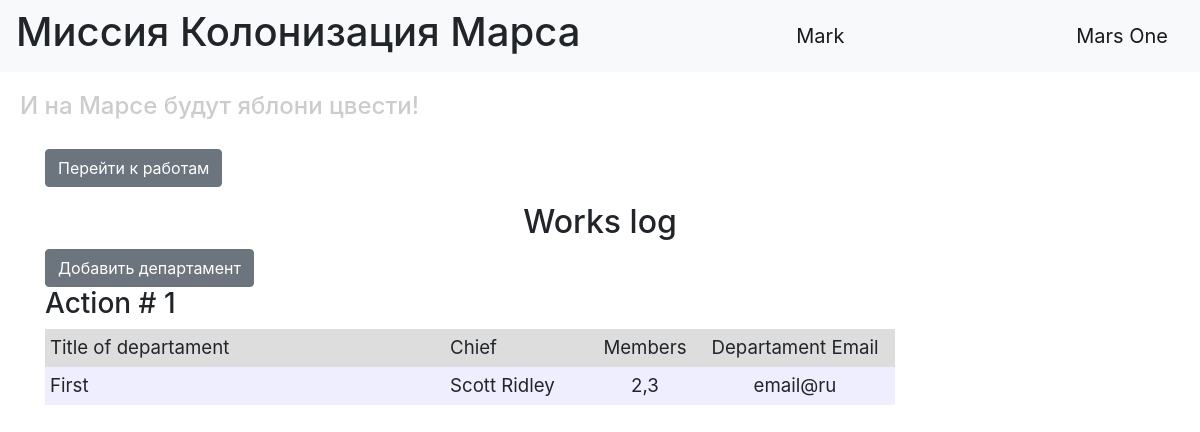
Screenshot of /departaments (signed in) with the database file from the repository.
### backend/data/users.py (models this page shows, shortened)
class User(SqlAlchemyBase, UserMixin):
    __tablename__ = "users"
    id = sqlalchemy.Column(sqlalchemy.Integer, primary_key=True, autoincrement=True)
    surname = sqlalchemy.Column(sqlalchemy.String, nullable=True)
    name = sqlalchemy.Column(sqlalchemy.String, nullable=True)
    age = sqlalchemy.Column(sqlalchemy.Integer, nullable=True)
    position = sqlalchemy.Column(sqlalchemy.String, nullable=True)
    speciality = sqlalchemy.Column(sqlalchemy.String, nullable=True)
    address = sqlalchemy.Column(sqlalchemy.String, nullable=True)
    email = sqlalchemy.Column(sqlalchemy.String, index=True, unique=True, nullable=True)
    hashed_password = sqlalchemy.Column(sqlalchemy.String, nullable=True)
    modified_date = sqlalchemy.Column(
        sqlalchemy.DateTime, default=datetime.datetime.now
    )
    jobs = relationship("Jobs", back_populates="user")
    departaments = relationship("Departament", back_populates="user")

### backend/data/departaments.py (models this page shows)
class Departament(SqlAlchemyBase):
    __tablename__ = "department"
    id = sqlalchemy.Column(sqlalchemy.Integer, primary_key=True, autoincrement=True)
    title = sqlalchemy.Column(sqlalchemy.String, nullable=True)
    chief = sqlalchemy.Column(sqlalchemy.Integer, sqlalchemy.ForeignKey("users.id"))
    members = sqlalchemy.Column(sqlalchemy.String, nullable=True)
    email = sqlalchemy.Column(sqlalchemy.String, nullable=True)
    user = orm.relationship("User")

### main.py (the view)
@app.route("/departaments")
def show_departaments():
    session = db_session.create_session()
    departaments = session.query(Departament).all()
    users = session.query(User).all()
    names = {name.id: (name.surname, name.name) for name in users}
    return render_template(
        "departaments.html",
        departaments=departaments,
        names=names,
        title="Список департаментов",
    )

### backend/data/db_session.py (called while the page is built)
def create_session() -> Session:
    global __factory
    return __factory()

### main.py (called while the page is built)
@login_manager.user_loader
def load_user(user_id):
    db_sess = db_session.create_session()
    return db_sess.get(User, user_id)

### templates/departaments.html (shortened to what this page needs)
{% extends "base.html" %}
{% block content %}
<p>
    <a href="/" class="btn btn-secondary">
        Перейти к работам
    </a>
</p>
<h2 align="center">Works log</h2>
{% if current_user.is_authenticated %}
    <a href="/add_departament" class="btn btn-secondary">Добавить департамент</a>
{% endif %}
{% for departament in departaments %}
<h3>Action # {{ departament.id }}</h3>
<div class="table_container">
    <table class="my_table">
        <tr class="my_row">
            <td class="title" width="400px" bgcolor="#dddddd">Title of departament</td>
            <td class="title" width="150px" bgcolor="#dddddd">Chief</td>
            <td class="title" width="100px" bgcolor="#dddddd" align="center">Members</td>
            <td class="title" width="200px" bgcolor="#dddddd" align="center">Departament Email</td>
        </tr>
        <tr class="my_row">
            <td class="ordinary" bgcolor="#eeeeff">{{ departament.title.capitalize() }}</td>
            <td class="ordinary" bgcolor="#eeeeff">{{ names[departament.chief][0] }} {{ names[departament.chief][1] }}</td>
            <td class="ordinary" bgcolor="#eeeeff" align="center">{{ departament.members }} </td>
            <td class="ordinary" bgcolor="#eeeeff" align="center">{{ departament.email }}</td>
        </tr>
    </table>
</div>
<br>
{% endfor %}
{% endblock %}

### templates/base.html (shortened to what this page needs)
<!DOCTYPE html>
<html lang="en">
<head>
    <link rel="stylesheet" href="https://stackpath.bootstrapcdn.com/bootstrap/4.4.1/css/bootstrap.min.css">
    <link rel="stylesheet" type="text/css" href="../static/css/style.css" />
</head>
  <body>
    <header>
      <nav class="navbar navbar-light bg-light">
          <h1>Миссия Колонизация Марса</h1>
          {% if current_user.is_authenticated %}
              <a class="navbar-brand" href="/logout">{{ current_user.name }}</a>
          {% else %}
              <p>
                  <a class="btn btn-primary " href="/register">Зарегистрироваться</a>
                  <a class="btn btn-success" href="/login">Войти</a>
              </p>
          {% endif %}
        <a class="navbar-brand" href="#">Mars One</a>
      </nav>
        <h4>И на Марсе будут яблони цвести!</h4>
    </header>
    <main role="main" class="container">
        {% block content %}{% endblock %}
    </main>
  </body>
</html>

### static/css/style.css (style rules this page uses)
td.title { background-color: "#dddddd"; text-align: "center"; font-size: 14pt; padding: 5px; }
td.ordinary { background-color: "#eeeeff"; text-align: "center"; font-size: 14pt; padding: 5px; }
h4 { color: #cccccc; padding: 20px; }
p { font-size: 14pt; }

### rows the page displays
User: name "Mark"
Departament: id "1", title "First", chief.surname "Scott", chief.name "Ridley", members "2,3", email "email@ru"
